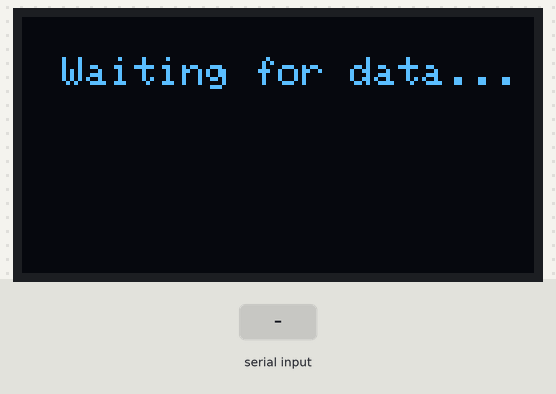
A sketch run on a simulated ESP32. On the bench: 128×64 one-colour display. The inputs (shaded band) are chosen by the test bench. Nothing arrives over Bluetooth unless stated; the audio player accepts every command and is not drawn; what the sketch prints to the serial monitor is not drawn.

Above: at 2.7 s.
2.8 s: "body temperature" received over the second serial link
At 5.0 s:
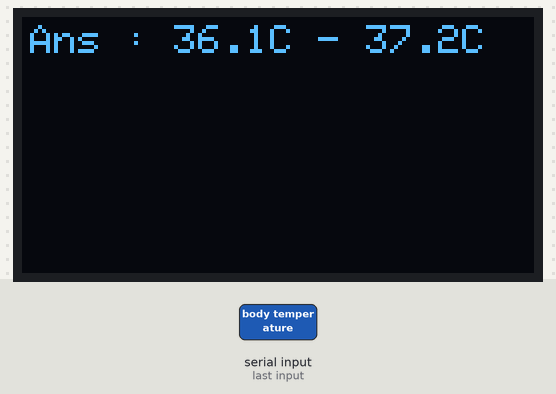
5.3 s: "stop" received over the second serial link
At 6.8 s:
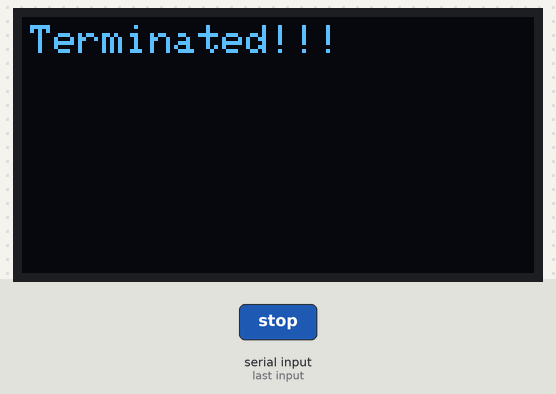
Timing chart, 0 to 8.3 s (numbered marks = the images above; inputs shaded):
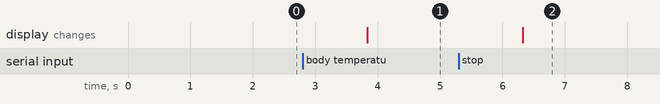

The sketch:

onlineDoctor.ino
```cpp
// MP3
#include "Arduino.h"
#include "DFRobotDFPlayerMini.h"

// Bluetooth
#include <BluetoothSerial.h>

// OLED Libraries
#include <Wire.h>
#include <Adafruit_GFX.h>
#include <Adafruit_SSD1306.h>

// OLED display width and height
#define SCREEN_WIDTH 128
#define SCREEN_HEIGHT 64

// Initialize OLED display with I2C address 0x3C
Adafruit_SSD1306 display(SCREEN_WIDTH, SCREEN_HEIGHT, &Wire, -1);

// Define Bluetooth Serial for ESP32
BluetoothSerial SerialBT;

// Define DFPlayer Mini Serial communication pins
#define DFPLAYER_RX 16  // Connect to TX of DFPlayer Mini
#define DFPLAYER_TX 17  // Connect to RX of DFPlayer Mini

// Use hardware serial for DFPlayer Mini
DFRobotDFPlayerMini myDFPlayer;

void setup() {
  Serial.begin(115200);       // Debugging serial
  SerialBT.begin("ESP32_BT"); // Start Bluetooth with name ESP32_BT

  // Initialize OLED display
  if (!display.begin(SSD1306_SWITCHCAPVCC, 0x3C)) {
    Serial.println("SSD1306 allocation failed");
    for (;;);
  }
  display.clearDisplay();
  display.setTextSize(1);
  display.setTextColor(WHITE);
  display.setCursor(10, 10);
  display.println("Waiting for data...");
  display.display();

  // Initialize DFPlayer Mini with ESP32 hardware serial
  delay(1000); // Short delay before DFPlayer initialization
  Serial2.begin(9600, SERIAL_8N1, 16, 17); // Corrected

  if (!myDFPlayer.begin(Serial2)) {  // Fixed DFPlayer initialization
    Serial.println(F("Unable to initialize DFPlayer Mini."));
    Serial.println(F("Check wiring and insert SD card."));

    // Show error on OLED
    display.clearDisplay();
    display.setCursor(10, 20);
    display.setTextSize(1);
    display.setTextColor(WHITE);
    display.println("DFPlayer Init Failed!");
    display.display();

    while (true); // Stop execution if DFPlayer fails
  }

  Serial.println(F("DFPlayer Mini online."));
  myDFPlayer.volume(10);  // Set volume

  //  greeting
  myDFPlayer.play(11);
}

String cmd = "#";

void loop() {
  if (SerialBT.available()) {
    cmd = SerialBT.readString();
    Serial.println("Received: " + cmd);  // Debug output

    cmd.toLowerCase();  // Convert input to lowercase
    cmd.trim();         // Remove leading and trailing spaces

    if (cmd.indexOf("body temperature") != -1) {
      Serial.println("Ans : The normal body temperature is around 98.6°F (37°C) but can range from 97°F to 99°F (36.1°C - 37.2°C).");
      showAns("Ans : 36.1C - 37.2C", 1);
    }
    else if (cmd.indexOf("how much water should a person drink daily") != -1)
    {
      Serial.println("Ans : An adult should drink around 2-3 liters (8-12 cups) of water daily.");
      showAns("Ans : 2-3 liters", 2);
    }
    else if (cmd.indexOf("common symptoms of diabetes") != -1)
    {
      Serial.println("Ans : Symptoms can include increased thirst, frequent urination, unexplained weight loss, fatigue, and blurred vision. Regular monitoring and medical consultation are important.");
      showAns("thirst, fatigue, ", 3);
    }
    else if (cmd.indexOf("what are common causes of headaches") != -1)
    {
      Serial.println("Ans : Headaches can be caused by stress, dehydration, lack of sleep, eye strain, or migraines.");
      showAns("stress, dehydration, ", 4);
    }
    else if (cmd.indexOf("what should i do if i have a fever") != -1)
    {
      Serial.println("Ans :  Stay hydrated, rest, wear light clothing, and take fever-reducing medicines like paracetamol if necessary. Seek medical help if it persists for more than 3 days or goes above 103°F (39.4°C).");
      showAns("hydrated, paracetamol", 5);
    }
    else if (cmd.indexOf("how can i treat a common cold at home") != -1)
    {
      Serial.println("Ans : Drink plenty of fluids, get enough rest, use saline nasal drops, and take over-the-counter medications like antihistamines or decongestants if needed.");
      showAns("fluids, rest, etc.", 6);
    }
    else if (cmd.indexOf("how can i get rid of a headache quickly") != -1)
    {
      Serial.println("Ans : Drink water, rest in a quiet, dark room, apply a cold or warm compress, and take a mild pain reliever like ibuprofen or paracetamol.");
      showAns("water, rest", 7);
    }
    else if (cmd.indexOf("how can i treat mild skin rashes") != -1)
    {
      Serial.println("Ans : Apply calamine lotion, use an anti-itch cream, and avoid allergens like dust, pollen, or chemicals. If a rash worsens, consult a doctor.");
      showAns("lotion, pollen", 8);
    }
    else if (cmd.indexOf("what are common causes of skin allergies") != -1)
    {
      Serial.println("Ans :  Detergents, soaps, certain foods, insect bites, dust, and pet dander are common triggers.");
      showAns("Detergents,soaps", 9);
    }
    else if (cmd.indexOf("how can i relieve back pain at home") != -1)
    {
      Serial.println("Ans : Apply hot or cold packs, do gentle stretching exercises, maintain good posture, and take a pain reliever if needed. If pain persists, consult a doctor.");
      showAns("exercises,stretching", 10);
    }
    else if (cmd == "stop") {
      showAns("Terminated!!!", 12);

      // Wait for MP3 12 to finish playing before stopping
      while (myDFPlayer.readState() == 1) {  // 1 means playing
        delay(500);
      }
      Serial.println("Playback Stopped.");
    }

    //valume up and down
    if(cmd == "lights on")
    {
      myDFPlayer.volumeUp();
    }
    else if(cmd == "lights off")
    {
      myDFPlayer.volumeDown();
    }

  }
}

void showAns(String str, int n) {
  // Display received data on OLED
  display.clearDisplay();
  display.setCursor(2, 2);
  display.setTextSize(1);
  display.setTextColor(WHITE);
  display.println(str);
  display.display();

  // Play MP3 file n from SD card
  myDFPlayer.play(n);
}
```

Measured:
- after the input at 2.8 s, the display: changes after 1.0 s (image 1)
- after the input at 5.3 s, the display: changes after 1.0 s (image 2)
